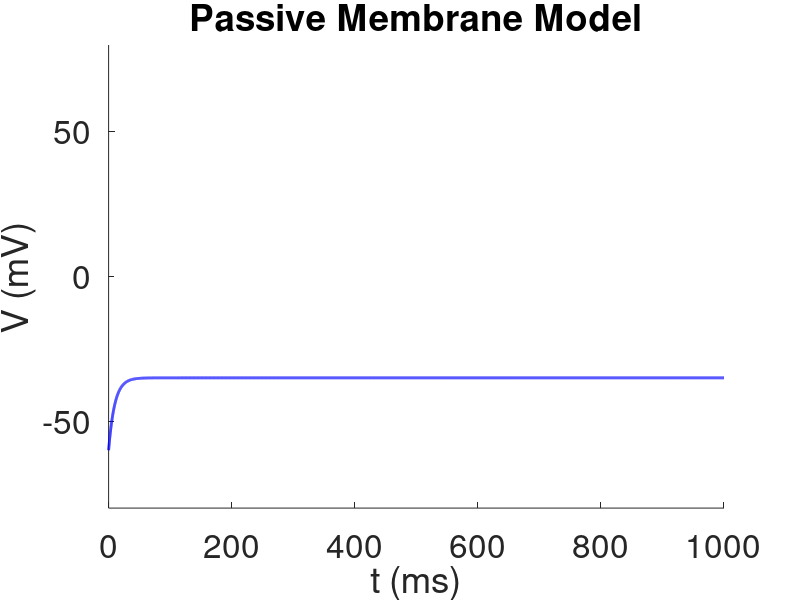

Source code (MATLAB):
% Matthew Kobilas
% Professor Horacio Rotstein
% MATH 430-001
% 25 September 2019

% E = (RT/zF) * ln(ion_out/ion_in)

R = 8.314;
%R = 1.98;
K = 273.15;
F = 96480;

% log function is base e
% returns resting membrane potential in Volts
nernst=@(T, z, concOut, concIn) ((R*(T+K))/(z*F)) * log(concOut/concIn);

% K, K_out = 5 mmol/L, K_in = 150 mmol/L, valence = 1
fprintf("K equilibrium at 20 degrees Celsius: %1.4f mV\n", ...
    nernst(20, 1, 5, 150)*1000);
fprintf("K equilibrium at 25 degrees Celsius: %1.4f mV\n", ...
    nernst(25, 1, 5, 150)*1000);

% Na, Na_out = 150 mmol/L, Na_in = 15 mmol/L, valence = 1
fprintf("Na equilibrium at 20 degrees Celsius: %1.4f mV\n", ...
    nernst(20, 1, 150, 15)*1000);
fprintf("Na equilibrium at 25 degrees Celsius: %1.4f mV\n", ...
    nernst(25, 1, 150, 15)*1000);

% Cl, Cl_out = 125 mmol/L, Cl_in = 10 mmol/L, valence = -1
fprintf("Cl equilibrium at 20 degrees Celsius: %1.4f mV\n", ...
    nernst(20, -1, 125, 10)*1000);
fprintf("Cl equilibrium at 25 degrees Celsius: %1.4f mV\n", ...
    nernst(25, -1, 125, 10)*1000);

% Ca, Ca_out = 2 mmol/L, Ca_in = 0.0002 mmol/L, valence = 2
fprintf("Ca equilibrium at 20 degrees Celsius: %1.4f mV\n", ...
    nernst(20, 2, 2, 0.0002)*1000);
fprintf("Ca equilibrium at 25 degrees Celsius: %1.4f mV\n", ...
    nernst(25, 2, 2, 0.0002)*1000);

% returns concentration relation of an ion using nernst equation
oppNernst=@(T, z, E) exp((E*z*F)/(R*(T+K)));

% X, E_X = -60 mV, valence = 1
fprintf("X concentration relation at 20 degrees Celsius: %1.4f required to maintain potential at -60 mV\n", ...
    oppNernst(20, 1, -0.06));
fprintf("X concentration relation at 25 degrees Celsius: %1.4f required to maintain potential at -60 mV\n", ...
    oppNernst(25, 1, -0.06));

% tau*dV/dt = -(V - E_L) + R*I_app
% tau = RC
% V(0) = E_L, R = 100 MOhm, C = 100 pFarad, I_app = 0.25 nAmp, E_L = -60mV
% C: Capacitance (Farad or Coulomb/Volt)
% R: Resistance (Ohm or Volt/Ampere)
% I: Current (Ampere or Coulomb/second)
% Q: Charge (Coulomb)
% V: Potential difference (Volt or Joule/Coulomb)

close all;

% Biophysical parameters

C = 0.1;
El = -60;
Gl = 0.01;
Iapp = 0.25;

% tau=R*C=(V/A)*(C/V)=((J/C)/(C/s))*(C/(J/C))=(Js/CC)*(CC/J) = seconds
R = 1/Gl;
tau = R*C; % seconds
fprintf("Tau=RC is equal to %1.4f milliseconds\n", tau);
%RI_app=(V/A)*(C/s)=((J/C)/(C/s))*(C/s)=(Js/CC)(C/s)=J/C = Volts
RI_app = R*Iapp;
fprintf("R*I_app is equal to %1.4f milliVolts\n", RI_app);

timeTaken=@(V_target)-tau * log(1-(V_target-El)/RI_app);
if(1-(-50-El)/RI_app) > 0
    fprintf("Time until V = -50mV: %1.4f milliseconds\n", timeTaken(-50));
else
    fprintf("Time until V = -50mV: UNDEFINED\n");
end
if(1-(-30-El)/RI_app) > 0
    fprintf("Time until V = -30mV: %1.4f milliseconds\n", timeTaken(-30));
else
    fprintf("Time until V = -30mV: UNDEFINED\n");
end

% Time definitions
Tmax = 1000;
dt = 0.1;
t = 0:dt:Tmax;

% Square wave (Heaviside function)
ti = dt;
tf = 10000;
H = zeros(1,length(t));
H(floor(ti/dt):floor(tf/dt))=1;

% Initial conditions (for D = 0)
V = zeros(1,length(t));
V(1) = El;

% Computation of the solution (for D = 0)
for j=1:length(t)-1
    kv1 = (-Gl*(V(j)-El)+Iapp*H(j))/C;
    av = V(j)+kv1*dt;
    kv2 = (-Gl*(av-El)+Iapp*H(j+1))/C;
    V(j+1) = V(j) + (kv1+kv2)*dt/2;
end

% Graph
figure
hold on
plot(t,V,'b','linewidth',2);
axis([0 Tmax -80 80]);
set(gca,'fontsize',24);
xlabel('t (ms)');
ylabel('V (mV)');
title("Passive Membrane Model");